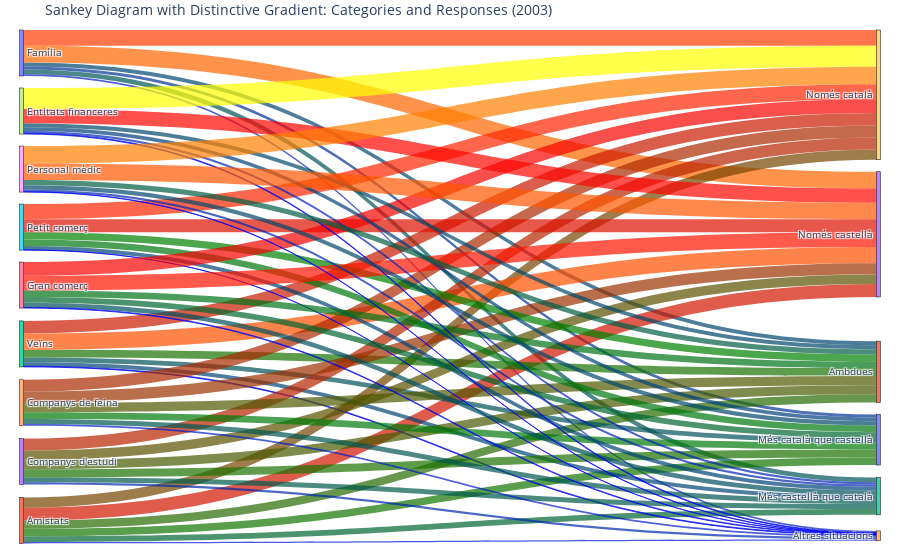
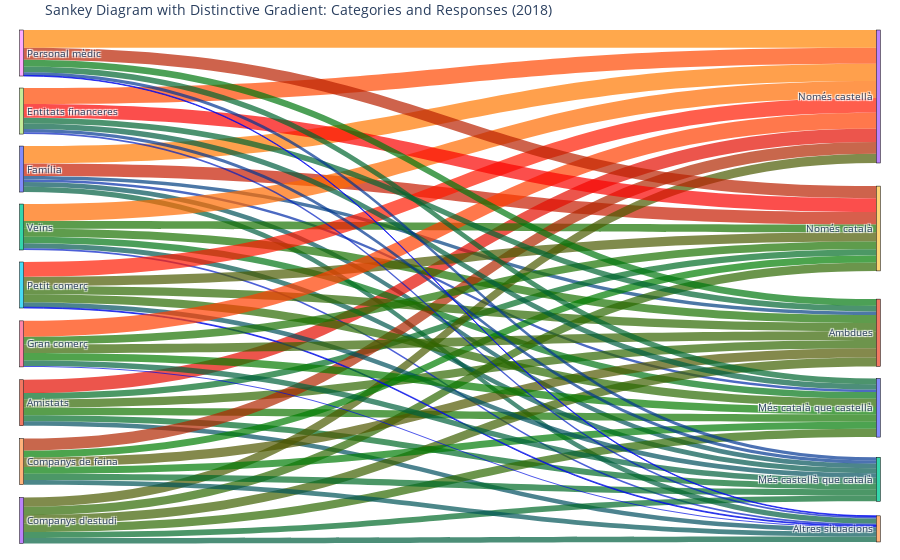

Source (notebook cell) for these figures, in order:
### Markdown cell above
Putting now both graphics with the same color scale in order to compare the tendencies of the answers of the survey in two different years

### Code cell
import plotly.graph_objects as go
import matplotlib.colors as mcolors
import matplotlib.cm as cm
import numpy as np

# Example: Assuming you have dataframes df2018 and df2019
# Find the global min and max across both datasets (df2018 and df2019)
global_min = min(df2003.min().min(), df2018.min().min())
global_max = max(df2003.max().max(), df2018.max().max())

# Function to generate Sankey diagram
def create_sankey(df, year, categories, answers, nodes):
    data = []
    for i in categories:
        ambit = []
        for k in df.loc[i]:
            ambit.append(k)
        data.append(ambit)

    # Create links
    source = []
    target = []
    value = []

    for i, category in enumerate(categories):
        for j, answer in enumerate(answers):
            source.append(node_indices[category])
            target.append(node_indices[answer])
            value.append(data[i][j])

    # Generate a more distinctive color gradient (Yellow → Red → Blue → Purple)
    colors_list = ["blue","green", "red" , "yellow"]
    custom_cmap = mcolors.LinearSegmentedColormap.from_list("custom_cmap", colors_list)

    # Normalize the values for the color map based on the global min and max
    norm = mcolors.Normalize(vmin=global_min, vmax=global_max)

    # Map the values to the gradient and convert to rgba
    colors = [
        f"rgba({int(r*255)}, {int(g*255)}, {int(b*255)}, 0.7)"
        for r, g, b, _ in custom_cmap(norm(value))
    ]

    # Create the Sankey diagram
    fig = go.Figure(go.Sankey(
        arrangement="snap",
        node=dict(
            pad=12,
            thickness=4,
            line=dict(color="black", width=0.5),
            label=nodes
        ),
        link=dict(
            source=source,
            target=target,
            value=value,
            color=colors  # Apply the custom gradient colors
        )
    ))

    fig.update_layout(
        title_text=f"Sankey Diagram with Distinctive Gradient: Categories and Responses ({year})",
        font_size=10,
        margin=dict(l=20, r=20, t=30, b=20),
    )

    return fig

# Now, create the Sankey diagrams for both years
fig_2003 = create_sankey(df2003, 2003, categories, answers, nodes)
fig_2018 = create_sankey(df2018, 2018, categories, answers, nodes)

# Show the figures for both years
fig_2003.show()
fig_2018.show()

### Figure 1 — Plotly figure (JSON) as saved in the notebook; plotly's stock layout.template omitted (floating-point values rounded to 4 significant figures)
{"data": [{"arrangement": "snap", "link": {"color": ["rgba(255, 60, 0, 0.7)", "rgba(0, 52, 150, 0.7)", "rgba(0, 70, 113, 0.7)", "rgba(0, 84, 87, 0.7)", "rgba(255, 102, 0, 0.7)", "rgba(0, 30, 195, 0.7)", "rgba(117, 69, 0, 0.7)", "rgba(18, 118, 0, 0.7)", "rgba(38, 108, 0, 0.7)", "rgba(0, 102, 50, 0.7)", "rgba(210, 22, 0, 0.7)", "rgba(0, 21, 213, 0.7)", "rgba(201, 27, 0, 0.7)", "rgba(0, 82, 89, 0.7)", "rgba(24, 115, 0, 0.7)", "rgba(0, 69, 117, 0.7)", "rgba(255, 81, 0, 0.7)", "rgba(0, 10, 234, 0.7)", "rgba(183, 36, 0, 0.7)", "rgba(27, 114, 0, 0.7)", "rgba(72, 91, 0, 0.7)", "rgba(0, 90, 74, 0.7)", "rgba(90, 82, 0, 0.7)", "rgba(0, 40, 174, 0.7)", "rgba(171, 42, 0, 0.7)", "rgba(0, 123, 9, 0.7)", "rgba(81, 87, 0, 0.7)", "rgba(0, 87, 81, 0.7)", "rgba(156, 49, 0, 0.7)", "rgba(0, 28, 198, 0.7)", "rgba(255, 39, 0, 0.7)", "rgba(0, 120, 15, 0.7)", "rgba(0, 128, 0, 0.7)", "rgba(0, 67, 120, 0.7)", "rgba(222, 16, 0, 0.7)", "rgba(0, 0, 255, 0.7)", "rgba(246, 4, 0, 0.7)", "rgba(0, 103, 48, 0.7)", "rgba(0, 115, 24, 0.7)", "rgba(0, 81, 93, 0.7)", "rgba(255, 21, 0, 0.7)", "rgba(0, 9, 237, 0.7)", "rgba(255, 255, 0, 0.7)", "rgba(0, 64, 126, 0.7)", "rgba(0, 73, 108, 0.7)", "rgba(0, 36, 183, 0.7)", "rgba(255, 6, 0, 0.7)", "rgba(0, 10, 234, 0.7)", "rgba(255, 129, 0, 0.7)", "rgba(0, 73, 108, 0.7)", "rgba(0, 93, 69, 0.7)", "rgba(0, 39, 177, 0.7)", "rgba(255, 87, 0, 0.7)", "rgba(0, 3, 249, 0.7)"], "source": [0, 0, 0, 0, 0, 0, 1, 1, 1, 1, 1, 1, 2, 2, 2, 2, 2, 2, 3, 3, 3, 3, 3, 3, 4, 4, 4, 4, 4, 4, 5, 5, 5, 5, 5, 5, 6, 6, 6, 6, 6, 6, 7, 7, 7, 7, 7, 7, 8, 8, 8, 8, 8, 8], "target": [9, 10, 11, 12, 13, 14, 9, 10, 11, 12, 13, 14, 9, 10, 11, 12, 13, 14, 9, 10, 11, 12, 13, 14, 9, 10, 11, 12, 13, 14, 9, 10, 11, 12, 13, 14, 9, 10, 11, 12, 13, 14, 9, 10, 11, 12, 13, 14, 9, 10, 11, 12, 13, 14], "value": [34, 6.6, 8.7, 10.3, 36.5, 3.9, 22.4, 16.6, 17.8, 12.4, 27.9, 2.9, 27.3, 10.2, 16.9, 8.6, 35.4, 1.6, 26.2, 17.1, 19.8, 11.1, 20.7, 5.1, 25.6, 14.9, 20.3, 10.6, 24.7, 3.8, 32.8, 14.5, 15.5, 8.3, 28.6, 0.3, 30, 12.7, 14, 10, 31.8, 1.5, 45.7, 8.1, 9, 4.7, 30.9, 1.7, 38.1, 9.1, 11.4, 5, 35.7, 0.8]}, "node": {"label": ["Família", "Amistats", "Veïns", "Companys d'estudi", "Companys de feina", "Petit comerç", "Gran comerç", "Entitats financeres", "Personal mèdic", "Només català", "Més català que castellà", "Ambdues", "Més castellà que català", "Només castellà", "Altres situacions"], "line": {"color": "black", "width": 0.5}, "pad": 12, "thickness": 4, "x": [0.001896, 0.001896, 0.001896, 0.001896, 0.001896, 0.001896, 0.001896, 0.001896, 0.001896, 0.9981, 0.9981, 0.9981, 0.9981, 0.9981, 0.9981], "y": [0.03835, 0.9617, 0.6155, 0.8462, 0.7309, 0.3847, 0.5001, 0.1538, 0.2693, 0.1082, 0.8022, 0.6703, 0.9141, 0.3594, 0.9919]}, "type": "sankey"}], "layout": {"autosize": true, "font": {"size": 10}, "margin": {"b": 20, "l": 20, "r": 20, "t": 30}, "title": {"text": "Sankey Diagram with Distinctive Gradient: Categories and Responses (2003)"}}}

### Figure 2 — Plotly figure (JSON) as saved in the notebook; plotly's stock layout.template omitted (floating-point values rounded to 4 significant figures)
{"data": [{"arrangement": "snap", "link": {"color": ["rgba(198, 28, 0, 0.7)", "rgba(0, 43, 168, 0.7)", "rgba(0, 63, 129, 0.7)", "rgba(0, 82, 89, 0.7)", "rgba(255, 120, 0, 0.7)", "rgba(0, 94, 65, 0.7)", "rgba(0, 109, 36, 0.7)", "rgba(18, 118, 0, 0.7)", "rgba(48, 103, 0, 0.7)", "rgba(0, 108, 39, 0.7)", "rgba(228, 13, 0, 0.7)", "rgba(0, 79, 96, 0.7)", "rgba(24, 115, 0, 0.7)", "rgba(0, 117, 21, 0.7)", "rgba(27, 114, 0, 0.7)", "rgba(0, 88, 78, 0.7)", "rgba(255, 108, 0, 0.7)", "rgba(0, 28, 198, 0.7)", "rgba(45, 105, 0, 0.7)", "rgba(45, 105, 0, 0.7)", "rgba(62, 96, 0, 0.7)", "rgba(0, 106, 41, 0.7)", "rgba(75, 90, 0, 0.7)", "rgba(0, 96, 63, 0.7)", "rgba(0, 126, 2, 0.7)", "rgba(0, 124, 6, 0.7)", "rgba(81, 87, 0, 0.7)", "rgba(0, 108, 39, 0.7)", "rgba(177, 39, 0, 0.7)", "rgba(0, 84, 87, 0.7)", "rgba(75, 90, 0, 0.7)", "rgba(42, 106, 0, 0.7)", "rgba(45, 105, 0, 0.7)", "rgba(0, 81, 93, 0.7)", "rgba(255, 27, 0, 0.7)", "rgba(0, 12, 231, 0.7)", "rgba(27, 114, 0, 0.7)", "rgba(6, 124, 0, 0.7)", "rgba(54, 100, 0, 0.7)", "rgba(0, 97, 60, 0.7)", "rgba(255, 63, 0, 0.7)", "rgba(0, 15, 225, 0.7)", "rgba(249, 3, 0, 0.7)", "rgba(0, 94, 65, 0.7)", "rgba(0, 102, 50, 0.7)", "rgba(0, 55, 144, 0.7)", "rgba(255, 72, 0, 0.7)", "rgba(0, 31, 192, 0.7)", "rgba(186, 34, 0, 0.7)", "rgba(0, 103, 48, 0.7)", "rgba(0, 120, 15, 0.7)", "rgba(0, 54, 147, 0.7)", "rgba(255, 132, 0, 0.7)", "rgba(0, 9, 237, 0.7)"], "source": [0, 0, 0, 0, 0, 0, 1, 1, 1, 1, 1, 1, 2, 2, 2, 2, 2, 2, 3, 3, 3, 3, 3, 3, 4, 4, 4, 4, 4, 4, 5, 5, 5, 5, 5, 5, 6, 6, 6, 6, 6, 6, 7, 7, 7, 7, 7, 7, 8, 8, 8, 8, 8, 8], "target": [9, 10, 11, 12, 13, 14, 9, 10, 11, 12, 13, 14, 9, 10, 11, 12, 13, 14, 9, 10, 11, 12, 13, 14, 9, 10, 11, 12, 13, 14, 9, 10, 11, 12, 13, 14, 9, 10, 11, 12, 13, 14, 9, 10, 11, 12, 13, 14, 9, 10, 11, 12, 13, 14], "value": [27.2, 5.6, 7.8, 10.1, 37.7, 11.6, 13.4, 16.5, 18.3, 13.1, 28.9, 9.8, 16.8, 14.3, 17.1, 10.9, 37, 3.8, 18.2, 18.1, 19.1, 12.9, 19.9, 11.7, 15.3, 15.1, 20.2, 13.2, 26, 10.3, 19.9, 18, 18.2, 10, 32.2, 1.8, 17.1, 15.9, 18.7, 11.9, 34.3, 2.2, 30.1, 11.6, 12.4, 7, 34.8, 4.2, 26.4, 12.6, 14.5, 6.8, 38.4, 1.4]}, "node": {"label": ["Família", "Amistats", "Veïns", "Companys d'estudi", "Companys de feina", "Petit comerç", "Gran comerç", "Entitats financeres", "Personal mèdic", "Només català", "Més català que castellà", "Ambdues", "Més castellà que català", "Només castellà", "Altres situacions"], "line": {"color": "black", "width": 0.5}, "pad": 12, "thickness": 4, "x": [0.001896, 0.001896, 0.001896, 0.001896, 0.001896, 0.001896, 0.001896, 0.001896, 0.001896, 0.9981, 0.9981, 0.9981, 0.9981, 0.9981, 0.9981], "y": [0.2693, 0.7309, 0.3846, 0.9617, 0.8463, 0.5, 0.6155, 0.1538, 0.03838, 0.3892, 0.7375, 0.5936, 0.881, 0.1302, 0.9782]}, "type": "sankey"}], "layout": {"autosize": true, "font": {"size": 10}, "margin": {"b": 20, "l": 20, "r": 20, "t": 30}, "title": {"text": "Sankey Diagram with Distinctive Gradient: Categories and Responses (2018)"}}}
